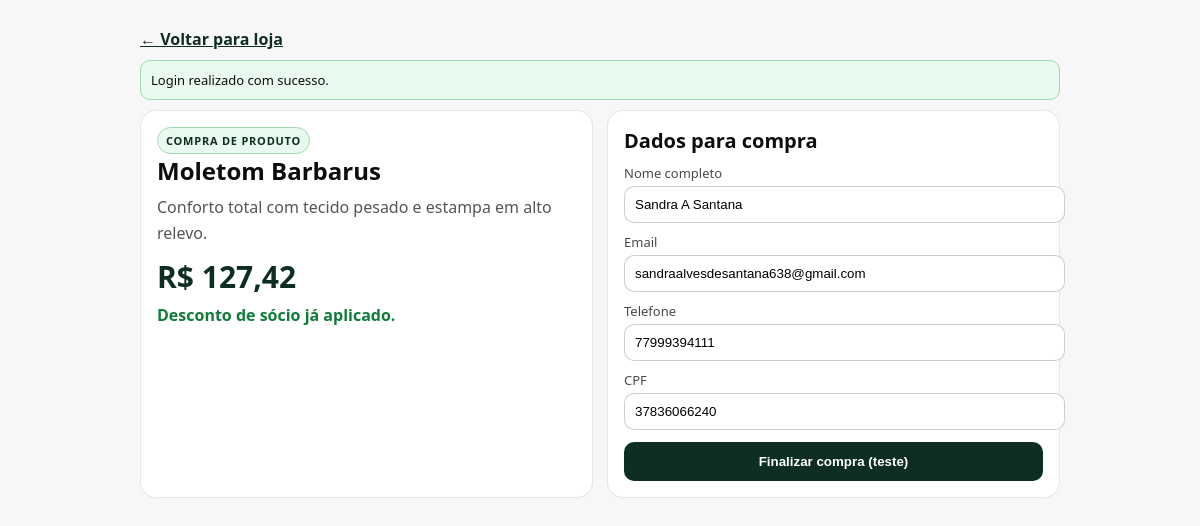
The page /comprar_produto.php?pid=2 (signed in) on the database its author committed.
### tables this page shows
CREATE TABLE store_products (
            id INTEGER PRIMARY KEY AUTOINCREMENT,
            sector_name TEXT NOT NULL,
            name TEXT NOT NULL,
            description TEXT NOT NULL,
            price_cents INTEGER NOT NULL,
            image_url TEXT,
            video_url TEXT,
            flash_promo_text TEXT,
            flash_promo_price_cents INTEGER,
            is_active INTEGER NOT NULL DEFAULT 1,
            created_at TEXT NOT NULL,
            updated_at TEXT NOT NULL
        , gallery_images_text TEXT, gallery_videos_text TEXT, discount_percent INTEGER NOT NULL DEFAULT 0);

CREATE TABLE users (
            id INTEGER PRIMARY KEY AUTOINCREMENT,
            name TEXT NOT NULL,
            email TEXT NOT NULL UNIQUE,
            password_hash TEXT NOT NULL,
            phone TEXT,
            cpf TEXT,
            created_at TEXT NOT NULL
        , affiliation_type TEXT, course_name TEXT);

### bootstrap.php (called while the page is built, shortened)
<?php
function db(): PDO
{
    static $pdo = null;
    if ($pdo instanceof PDO) {
        return $pdo;
    }
    $pdo = new PDO('sqlite:' . DB_PATH);
    $pdo->setAttribute(PDO::ATTR_ERRMODE, PDO::ERRMODE_EXCEPTION);
    $pdo->setAttribute(PDO::ATTR_DEFAULT_FETCH_MODE, PDO::FETCH_ASSOC);
    initSchema($pdo);
    return $pdo;
}
function initSchema(PDO $pdo): void
{
    $pdo->exec(
        'CREATE TABLE IF NOT EXISTS users (
            id INTEGER PRIMARY KEY AUTOINCREMENT,
            name TEXT NOT NULL,
            email TEXT NOT NULL UNIQUE,
            password_hash TEXT NOT NULL,
            phone TEXT,
            cpf TEXT,
            affiliation_type TEXT,
            course_name TEXT,
            created_at TEXT NOT NULL
        )'
    );
    $pdo->exec(
        'CREATE TABLE IF NOT EXISTS memberships (
            id INTEGER PRIMARY KEY AUTOINCREMENT,
            user_id INTEGER NOT NULL,
            status TEXT NOT NULL,
            member_code TEXT,
            start_date TEXT NOT NULL,
            end_date TEXT NOT NULL,
            created_at TEXT NOT NULL,
            FOREIGN KEY(user_id) REFERENCES users(id)
        )'
    );
    $pdo->exec(
        'CREATE TABLE IF NOT EXISTS coupons (
            id INTEGER PRIMARY KEY AUTOINCREMENT,
            user_id INTEGER NOT NULL,
            title TEXT NOT NULL,
            code TEXT NOT NULL,
            discount_percent INTEGER NOT NULL,
            expires_at TEXT NOT NULL,
            is_used INTEGER NOT NULL DEFAULT 0,
            created_at TEXT NOT NULL,
            FOREIGN KEY(user_id) REFERENCES users(id)
        )'
    );
    $pdo->exec(
        'CREATE TABLE IF NOT EXISTS receipts (
            id INTEGER PRIMARY KEY AUTOINCREMENT,
            membership_id INTEGER NOT NULL,
            user_id INTEGER NOT NULL,
            receipt_code TEXT NOT NULL UNIQUE,
            amount_cents INTEGER NOT NULL,
            issued_at TEXT NOT NULL,
            secure_hash TEXT NOT NULL,
            FOREIGN KEY(membership_id) REFERENCES memberships(id),
            FOREIGN KEY(user_id) REFERENCES users(id)
        )'
    );
    $pdo->exec(
        'CREATE TABLE IF NOT EXISTS store_products (
            id INTEGER PRIMARY KEY AUTOINCREMENT,
            sector_name TEXT NOT NULL,
            name TEXT NOT NULL,
            description TEXT NOT NULL,
            price_cents INTEGER NOT NULL,
            image_url TEXT,
            video_url TEXT,
            gallery_images_text TEXT,
            gallery_videos_text TEXT,
            flash_promo_text TEXT,
            flash_promo_price_cents INTEGER,
            discount_percent INTEGER NOT NULL DEFAULT 0,
            is_active INTEGER NOT NULL DEFAULT 1,
            created_at TEXT NOT NULL,
            updated_at TEXT NOT NULL
        )'
    );
    $pdo->exec(
        'CREATE TABLE IF NOT EXISTS store_orders (
            id INTEGER PRIMARY KEY AUTOINCREMENT,
            buyer_name TEXT NOT NULL,
            buyer_email TEXT NOT NULL,
            buyer_phone TEXT NOT NULL,
            buyer_cpf TEXT NOT NULL,
            total_cents INTEGER NOT NULL,
            created_at TEXT NOT NULL,
            status TEXT NOT NULL
        )'
    );
    $pdo->exec(
        'CREATE TABLE IF NOT EXISTS store_order_items (
            id INTEGER PRIMARY KEY AUTOINCREMENT,
            order_id INTEGER NOT NULL,
            product_id INTEGER NOT NULL,
            product_name TEXT NOT NULL,
            unit_price_cents INTEGER NOT NULL,
            quantity INTEGER NOT NULL,
            FOREIGN KEY(order_id) REFERENCES store_orders(id),
            FOREIGN KEY(product_id) REFERENCES store_products(id)
        )'
    );
    $pdo->exec(
        'CREATE TABLE IF NOT EXISTS store_receipts (
            id INTEGER PRIMARY KEY AUTOINCREMENT,
            order_id INTEGER NOT NULL,
            receipt_code TEXT NOT NULL UNIQUE,
            issued_at TEXT NOT NULL,
            secure_hash TEXT NOT NULL,
            FOREIGN KEY(order_id) REFERENCES store_orders(id)
        )'
    );
    ensureColumn($pdo, 'memberships', 'member_code', 'TEXT');
    ensureColumn($pdo, 'users', 'affiliation_type', 'TEXT');
    ensureColumn($pdo, 'users', 'course_name', 'TEXT');
    ensureColumn($pdo, 'store_products', 'video_url', 'TEXT');
    ensureColumn($pdo, 'store_products', 'gallery_images_text', 'TEXT');
    ensureColumn($pdo, 'store_products', 'gallery_videos_text', 'TEXT');
    ensureColumn($pdo, 'store_products', 'flash_promo_text', 'TEXT');
    ensureColumn($pdo, 'store_products', 'flash_promo_price_cents', 'INTEGER');
    ensureColumn($pdo, 'store_products', 'discount_percent', 'INTEGER NOT NULL DEFAULT 0');
    $pdo->exec('CREATE UNIQUE INDEX IF NOT EXISTS idx_memberships_member_code ON memberships(member_code)');
    $pdo->exec('CREATE INDEX IF NOT EXISTS idx_store_orders_created_at ON store_orders(created_at)');
    $pdo->exec('CREATE UNIQUE INDEX IF NOT EXISTS idx_store_receipts_code ON store_receipts(receipt_code)');
    seedStoreProducts($pdo);
}
function ensureColumn(PDO $pdo, string $table, string $column, string $definition): void
{
    $stmt = $pdo->query('PRAGMA table_info(' . $table . ')');
    $columns = $stmt ? $stmt->fetchAll() : [];
    foreach ($columns as $col) {
        if (($col['name'] ?? '') === $column) {
            return;
        }
    }
}
function todayDate(): string
{
    return (new DateTimeImmutable())->format('Y-m-d');
}
function getFlash(): ?array
{
    $flash = $_SESSION['flash'];
    return $flash;
}
function currentUser(): ?array
{
    $stmt = db()->prepare('SELECT id, name, email, phone, cpf, affiliation_type, course_name FROM users WHERE id = :id');
    $stmt->execute([':id' => (int) $_SESSION['user_id']]);
    $user = $stmt->fetch();
    return $user ?: null;
}
function activeMembership(int $userId): ?array
{
    $stmt = db()->prepare(
        'SELECT * FROM memberships
         WHERE user_id = :uid
           AND status = "active"
           AND date(end_date) >= date(:today)
         ORDER BY end_date DESC
         LIMIT 1'
    );
    $stmt->execute([':uid' => $userId, ':today' => todayDate()]);
    $membership = $stmt->fetch();
    return $membership ?: null;
}
function moneyFromCents(int $cents): string
{
    return 'R$ ' . number_format($cents / 100, 2, ',', '.');
}
function seedStoreProducts(PDO $pdo): void
{
    $exists = (int) $pdo->query('SELECT COUNT(*) FROM store_products')->fetchColumn();
    if ($exists > 0) {
        return;
    }
}

### comprar_produto.php (the view, shortened to what this page needs)
<?php
require __DIR__ . '/bootstrap.php';
$productId = (int) ($_GET['pid'] ?? $_POST['pid'] ?? 0);
$stmt = db()->prepare('SELECT * FROM store_products WHERE id = :id AND is_active = 1 LIMIT 1');
$stmt->execute([':id' => $productId]);
$product = $stmt->fetch();
$user = currentUser();
$flash = getFlash();
$basePriceCents = (int) $product['price_cents'];
$membership = $user ? activeMembership((int) $user['id']) : null;
$hasMember = $membership !== null;
$finalPriceCents = $hasMember ? (int) round($basePriceCents * 0.85) : $basePriceCents;
?>
<!doctype html>
<html lang="pt-BR">
<head>
</head>
<body>
  <div class="wrap">
    <a class="toplink" href="loja.php">← Voltar para loja</a>
    <?php if ($flash): ?>
      <div class="msg <?= $flash['type'] === 'success' ? 'ok' : 'err' ?>"><?= htmlspecialchars($flash['message']) ?></div>
    <?php endif; ?>
    <div class="grid">
      <div class="card">
        <span class="badge">Compra de produto</span>
        <h1><?= htmlspecialchars((string) $product['name']) ?></h1>
        <p><?= htmlspecialchars((string) $product['description']) ?></p>
        <div class="price"><?= htmlspecialchars(moneyFromCents($finalPriceCents)) ?></div>
        <?php if ($hasMember): ?>
          <p style="margin-top:6px;color:#0f7d38;font-weight:700">Desconto de sócio já aplicado.</p>
        <?php endif; ?>
      </div>
      <form class="card" method="post">
        <h1 style="font-size:20px">Dados para compra</h1>
        <label>Nome completo
          <input type="text" name="buyer_name" value="<?= htmlspecialchars((string) ($user['name'] ?? '')) ?>" required />
        </label>
        <label>Email
          <input type="email" name="buyer_email" value="<?= htmlspecialchars((string) ($user['email'] ?? '')) ?>" required />
        </label>
        <label>Telefone
          <input type="text" name="buyer_phone" value="<?= htmlspecialchars((string) ($user['phone'] ?? '')) ?>" minlength="10" required />
        </label>
        <label>CPF
          <input type="text" name="buyer_cpf" value="<?= htmlspecialchars((string) ($user['cpf'] ?? '')) ?>" pattern="[0-9]{11}" maxlength="11" required />
        </label>
        <button type="submit">Finalizar compra (teste)</button>
      </form>
    </div>
  </div>
</body>
</html>

### comprar_produto.php (style rules this page uses)
body { font-family:ui-sans-serif,system-ui;margin:0;background:#f6f7f6;color:#0b0e0c }
.wrap { max-width:920px;margin:28px auto;padding:0 16px }
.grid { display:grid;grid-template-columns:1fr 1fr;gap:14px }
.card { background:#fff;border:1px solid rgba(11,14,12,.1);border-radius:16px;padding:16px }
h1 { margin:0 0 8px;font-size:24px }
p { margin:0;color:rgba(11,14,12,.7);line-height:1.6 }
label { display:block;margin-top:10px;font-size:13px;color:rgba(11,14,12,.75) }
input { width:100%;margin-top:4px;padding:10px;border-radius:10px;border:1px solid rgba(11,14,12,.2) }
.price { margin-top:10px;font-size:30px;font-weight:900;color:#0f2e22 }
.msg { margin-bottom:10px;padding:10px;border-radius:10px;font-size:13px }
.ok { background:#e8f9ee;border:1px solid #9fd9b1 }
button { margin-top:12px;width:100%;padding:12px;border-radius:10px;border:0;background:#0f2e22;color:#fff;font-weight:800;cursor:pointer }
.toplink { display:inline-block;margin-bottom:10px;color:#0f2e22;font-weight:700 }
.badge { display:inline-block;padding:5px 8px;border-radius:999px;background:#e8f9ee;border:1px solid #9fd9b1;color:#0f2e22;font-size:11px;font-weight:800;letter-spacing:.07em;text-transform:uppercase }

### rows shown on the page
store_products: name "Moletom Barbarus", description "Conforto total com tecido pesado e estampa em alto relevo.", price_cents "R$ 127,42"
users: buyer_name "Sandra A Santana", buyer_email "sandraalvesdesantana638@gmail.com", buyer_phone "77999394111", buyer_cpf "37836066240"

### other values the page prints
$flash['message'] "Login realizado com sucesso."
